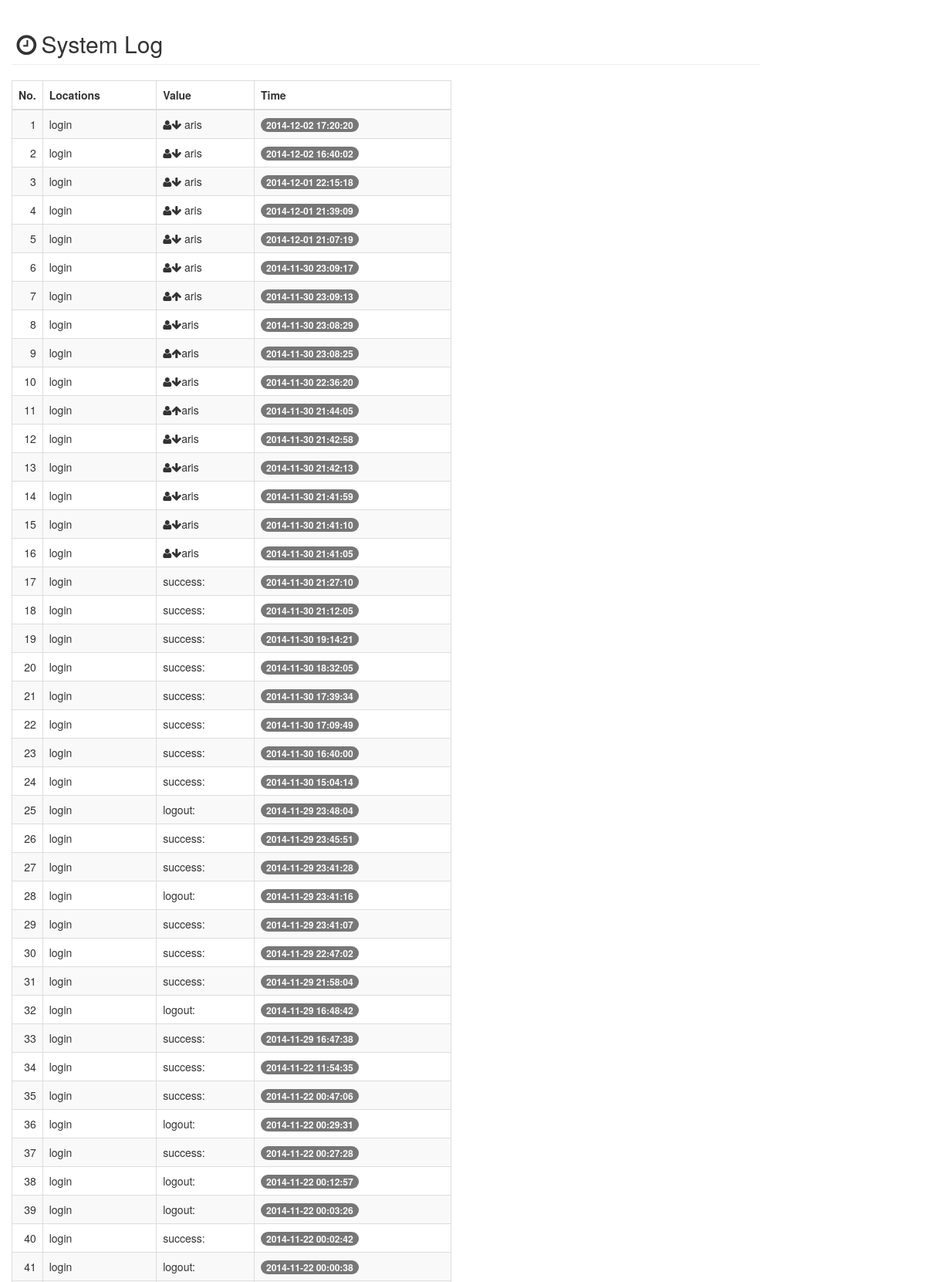
The app's page /admin14/system_log.php (upper part) with its own data.
### tables this page shows
CREATE TABLE IF NOT EXISTS `system_log` (
`log_id` int(11) NOT NULL,
  `user_id` int(11) NOT NULL,
  `log_location` text NOT NULL,
  `log_value` text NOT NULL,
  `log_time` datetime NOT NULL
);

### admin14/system_log.php (the view, shortened to what this page needs)
<?php
	$header = "System Log";
 ?>
<!DOCTYPE html>
<html lang="en">
<head>
    <link href="../css/bootstrap.min.css" rel="stylesheet">
    <link href="../css/font-awesome.css" rel="stylesheet" type="text/css">
</head>
<body>
	<div class="col-lg-10">
		<h2 class="page-header"><i class="fa fa-clock-o fa-fw"></i><?php echo $header;?> </h2>
	</div>
	<div class="col-lg-6">
		<div class="table-responsive">
			<table class="table table-bordered table-hover table-striped">
			<thead><tr>
				<th style="width:10px;">No.</th>
				<th>Locations</th>
				<th>Value</th>
				<th>Time</th>
			</tr></thead>
			<tbody>
				<?php
				$no = 0;
				$qry = mysql_query("SELECT * FROM `system_log` ORDER BY `log_time` DESC ") or die(mysql_error());
				while($data = mysql_fetch_array($qry)){
					$no ++;
					echo '
					<tr>
					<td class="text-right">'.$no.'</td>
					<td>'.$data['log_location'].'</td>
					<td>'.$data['log_value'].'</td>
					<td><span class="badge">'.$data['log_time'].'</span></td>
					</tr>';
				}
				?>
			</tbody>
			</table>
		</div>
	</div>
</body>
</html>

### records on screen
system_log: log_location "login", log_value "aris", log_time "2014-12-02 17:20:20"
system_log: log_location "login", log_value "aris", log_time "2014-12-02 16:40:02"
system_log: log_location "login", log_value "aris", log_time "2014-12-01 22:15:18"
system_log: log_location "login", log_value "aris", log_time "2014-12-01 21:39:09"
system_log: log_location "login", log_value "aris", log_time "2014-12-01 21:07:19"
system_log: log_location "login", log_value "aris", log_time "2014-11-30 23:09:17"
system_log: log_location "login", log_value "aris", log_time "2014-11-30 23:09:13"
system_log: log_location "login", log_value "aris", log_time "2014-11-30 23:08:29"
system_log: log_location "login", log_value "aris", log_time "2014-11-30 23:08:25"
system_log: log_location "login", log_value "aris", log_time "2014-11-30 22:36:20"
system_log: log_location "login", log_value "aris", log_time "2014-11-30 21:44:05"
system_log: log_location "login", log_value "aris", log_time "2014-11-30 21:42:58"
system_log: log_location "login", log_value "aris", log_time "2014-11-30 21:42:13"
system_log: log_location "login", log_value "aris", log_time "2014-11-30 21:41:59"
system_log: log_location "login", log_value "aris", log_time "2014-11-30 21:41:10"
system_log: log_location "login", log_value "aris", log_time "2014-11-30 21:41:05"
system_log: log_location "login", log_value "success:", log_time "2014-11-30 21:27:10"
system_log: log_location "login", log_value "success:", log_time "2014-11-30 21:12:05"
system_log: log_location "login", log_value "success:", log_time "2014-11-30 19:14:21"
system_log: log_location "login", log_value "success:", log_time "2014-11-30 18:32:05"
system_log: log_location "login", log_value "success:", log_time "2014-11-30 17:39:34"
system_log: log_location "login", log_value "success:", log_time "2014-11-30 17:09:49"
system_log: log_location "login", log_value "success:", log_time "2014-11-30 16:40:00"
system_log: log_location "login", log_value "success:", log_time "2014-11-30 15:04:14"
system_log: log_location "login", log_value "logout:", log_time "2014-11-29 23:48:04"
system_log: log_location "login", log_value "success:", log_time "2014-11-29 23:45:51"
system_log: log_location "login", log_value "success:", log_time "2014-11-29 23:41:28"
system_log: log_location "login", log_value "logout:", log_time "2014-11-29 23:41:16"
system_log: log_location "login", log_value "success:", log_time "2014-11-29 23:41:07"
system_log: log_location "login", log_value "success:", log_time "2014-11-29 22:47:02"
system_log: log_location "login", log_value "success:", log_time "2014-11-29 21:58:04"
system_log: log_location "login", log_value "logout:", log_time "2014-11-29 16:48:42"
system_log: log_location "login", log_value "success:", log_time "2014-11-29 16:47:38"
system_log: log_location "login", log_value "success:", log_time "2014-11-22 11:54:35"
system_log: log_location "login", log_value "success:", log_time "2014-11-22 00:47:06"
system_log: log_location "login", log_value "logout:", log_time "2014-11-22 00:29:31"
system_log: log_location "login", log_value "success:", log_time "2014-11-22 00:27:28"
system_log: log_location "login", log_value "logout:", log_time "2014-11-22 00:12:57"
system_log: log_location "login", log_value "logout:", log_time "2014-11-22 00:03:26"
system_log: log_location "login", log_value "success:", log_time "2014-11-22 00:02:42"
system_log: log_location "login", log_value "logout:", log_time "2014-11-22 00:00:38"

### other values on screen
$header "System Log"
